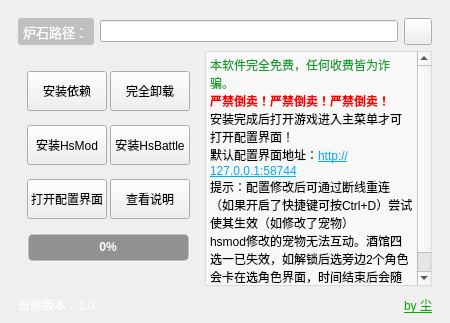
<?xml version="1.0" encoding="UTF-8"?>
<ui version="4.0">
 <class>HsModInstaller</class>
 <widget class="QMainWindow" name="HsModInstaller">
  <property name="geometry">
   <rect>
    <x>0</x>
    <y>0</y>
    <width>450</width>
    <height>323</height>
   </rect>
  </property>
  <property name="sizePolicy">
   <sizepolicy hsizetype="Preferred" vsizetype="Preferred">
    <horstretch>0</horstretch>
    <verstretch>0</verstretch>
   </sizepolicy>
  </property>
  <property name="minimumSize">
   <size>
    <width>450</width>
    <height>300</height>
   </size>
  </property>
  <property name="maximumSize">
   <size>
    <width>600</width>
    <height>400</height>
   </size>
  </property>
  <property name="windowTitle">
   <string>HsMod一键安装程序</string>
  </property>
  <property name="windowIcon">
   <iconset resource="resources.qrc">
    <normaloff>:/icons/野性之心古夫_64x64.ico</normaloff>:/icons/野性之心古夫_64x64.ico</iconset>
  </property>
  <widget class="QWidget" name="centralwidget">
   <property name="sizePolicy">
    <sizepolicy hsizetype="Preferred" vsizetype="Preferred">
     <horstretch>0</horstretch>
     <verstretch>0</verstretch>
    </sizepolicy>
   </property>
   <property name="styleSheet">
    <string notr="true">#centralwidget{border-image: url(:/icons/bg.png)}</string>
   </property>
   <layout class="QVBoxLayout" name="verticalLayout">
    <property name="spacing">
     <number>1</number>
    </property>
    <item>
     <widget class="QWidget" name="widget_2" native="true">
      <property name="sizePolicy">
       <sizepolicy hsizetype="Preferred" vsizetype="Preferred">
        <horstretch>0</horstretch>
        <verstretch>0</verstretch>
       </sizepolicy>
      </property>
      <property name="styleSheet">
       <string notr="true"> #widget_2{background: transparent;}</string>
      </property>
      <layout class="QHBoxLayout" name="horizontalLayout">
       <property name="bottomMargin">
        <number>0</number>
       </property>
       <item>
        <widget class="QLabel" name="label">
         <property name="font">
          <font>
           <pointsize>10</pointsize>
          </font>
         </property>
         <property name="autoFillBackground">
          <bool>false</bool>
         </property>
         <property name="styleSheet">
          <string notr="true">color:rgb(255, 255, 255);
background-color: rgba(0, 0, 0, 50); 
border-radius: 3px;
padding: 2px;</string>
         </property>
         <property name="text">
          <string>炉石路径：</string>
         </property>
         <property name="textFormat">
          <enum>Qt::TextFormat::AutoText</enum>
         </property>
        </widget>
       </item>
       <item>
        <widget class="QLineEdit" name="lineEdit"/>
       </item>
       <item>
        <widget class="QToolButton" name="toolButton">
         <property name="enabled">
          <bool>true</bool>
         </property>
         <property name="minimumSize">
          <size>
           <width>25</width>
           <height>25</height>
          </size>
         </property>
         <property name="text">
          <string/>
         </property>
         <property name="icon">
          <iconset resource="resources.qrc">
           <normaloff>:/icons/文件夹.png</normaloff>:/icons/文件夹.png</iconset>
         </property>
         <property name="iconSize">
          <size>
           <width>20</width>
           <height>20</height>
          </size>
         </property>
        </widget>
       </item>
      </layout>
     </widget>
    </item>
    <item>
     <widget class="QWidget" name="widget" native="true">
      <property name="styleSheet">
       <string notr="true">#widget{ background: transparent;}</string>
      </property>
      <layout class="QHBoxLayout" name="horizontalLayout_2">
       <property name="topMargin">
        <number>5</number>
       </property>
       <item>
        <widget class="QFrame" name="frame">
         <property name="sizePolicy">
          <sizepolicy hsizetype="Fixed" vsizetype="Preferred">
           <horstretch>0</horstretch>
           <verstretch>0</verstretch>
          </sizepolicy>
         </property>
         <property name="autoFillBackground">
          <bool>false</bool>
         </property>
         <property name="styleSheet">
          <string notr="true">#frame{ background: transparent;}</string>
         </property>
         <layout class="QGridLayout" name="gridLayout">
          <property name="topMargin">
           <number>6</number>
          </property>
          <property name="bottomMargin">
           <number>6</number>
          </property>
          <property name="horizontalSpacing">
           <number>3</number>
          </property>
          <property name="verticalSpacing">
           <number>0</number>
          </property>
          <item row="0" column="0">
           <widget class="QPushButton" name="pushButton">
            <property name="sizePolicy">
             <sizepolicy hsizetype="Preferred" vsizetype="Fixed">
              <horstretch>0</horstretch>
              <verstretch>0</verstretch>
             </sizepolicy>
            </property>
            <property name="minimumSize">
             <size>
              <width>0</width>
              <height>40</height>
             </size>
            </property>
            <property name="text">
             <string>安装依赖</string>
            </property>
            <property name="icon">
             <iconset resource="resources.qrc">
              <normaloff>:/icons/安装.png</normaloff>:/icons/安装.png</iconset>
            </property>
           </widget>
          </item>
          <item row="2" column="0">
           <widget class="QPushButton" name="pushButton_3">
            <property name="sizePolicy">
             <sizepolicy hsizetype="Preferred" vsizetype="Fixed">
              <horstretch>0</horstretch>
              <verstretch>0</verstretch>
             </sizepolicy>
            </property>
            <property name="minimumSize">
             <size>
              <width>0</width>
              <height>40</height>
             </size>
            </property>
            <property name="text">
             <string>打开配置界面</string>
            </property>
           </widget>
          </item>
          <item row="2" column="1">
           <widget class="QPushButton" name="illustrateBtn">
            <property name="sizePolicy">
             <sizepolicy hsizetype="Preferred" vsizetype="Fixed">
              <horstretch>0</horstretch>
              <verstretch>0</verstretch>
             </sizepolicy>
            </property>
            <property name="minimumSize">
             <size>
              <width>0</width>
              <height>40</height>
             </size>
            </property>
            <property name="text">
             <string>查看说明</string>
            </property>
           </widget>
          </item>
          <item row="3" column="0" colspan="2">
           <widget class="QProgressBar" name="progressBar">
            <property name="enabled">
             <bool>true</bool>
            </property>
            <property name="minimumSize">
             <size>
              <width>0</width>
              <height>20</height>
             </size>
            </property>
            <property name="styleSheet">
             <string notr="true">QProgressBar {
    border: 2px solid rgba(255, 255, 255, 100); /* 半透明边框 */
    border-radius: 5px;
    background-color: rgba(0, 0, 0, 100);      /* 半透明黑色底色 */
    text-align: center;
    color: white;                               /* 百分比文字颜色 */
    font-weight: bold;
    height: 25px;                               /* 强制高度，变宽 */
}

QProgressBar::chunk {
    background-color: #00aaff;                  /* 进度条颜色（亮蓝色） */
    width: 10px;                                /* 每个进度块的宽度 */
    margin: 0px;                                /* 进度块间距 */
}
</string>
            </property>
            <property name="value">
             <number>0</number>
            </property>
            <property name="alignment">
             <set>Qt::AlignmentFlag::AlignCenter</set>
            </property>
            <property name="textVisible">
             <bool>true</bool>
            </property>
           </widget>
          </item>
          <item row="0" column="1">
           <widget class="QPushButton" name="uninstallBtn">
            <property name="sizePolicy">
             <sizepolicy hsizetype="Preferred" vsizetype="Fixed">
              <horstretch>0</horstretch>
              <verstretch>0</verstretch>
             </sizepolicy>
            </property>
            <property name="minimumSize">
             <size>
              <width>0</width>
              <height>40</height>
             </size>
            </property>
            <property name="text">
             <string>完全卸载</string>
            </property>
            <property name="icon">
             <iconset resource="resources.qrc">
              <normaloff>:/icons/卸载.png</normaloff>:/icons/卸载.png</iconset>
            </property>
           </widget>
          </item>
          <item row="1" column="0">
           <widget class="QPushButton" name="InsHmBtn">
            <property name="sizePolicy">
             <sizepolicy hsizetype="Preferred" vsizetype="Fixed">
              <horstretch>0</horstretch>
              <verstretch>0</verstretch>
             </sizepolicy>
            </property>
            <property name="minimumSize">
             <size>
              <width>0</width>
              <height>40</height>
             </size>
            </property>
            <property name="text">
             <string>安装HsMod</string>
            </property>
           </widget>
          </item>
          <item row="1" column="1">
           <widget class="QPushButton" name="InHbBtn">
            <property name="sizePolicy">
             <sizepolicy hsizetype="Preferred" vsizetype="Fixed">
              <horstretch>0</horstretch>
              <verstretch>0</verstretch>
             </sizepolicy>
            </property>
            <property name="minimumSize">
             <size>
              <width>0</width>
              <height>40</height>
             </size>
            </property>
            <property name="text">
             <string>安装HsBattle</string>
            </property>
           </widget>
          </item>
         </layout>
        </widget>
       </item>
       <item>
        <widget class="QTextBrowser" name="textBrowser">
         <property name="sizePolicy">
          <sizepolicy hsizetype="Expanding" vsizetype="Expanding">
           <horstretch>0</horstretch>
           <verstretch>0</verstretch>
          </sizepolicy>
         </property>
         <property name="minimumSize">
          <size>
           <width>0</width>
           <height>0</height>
          </size>
         </property>
         <property name="maximumSize">
          <size>
           <width>2560</width>
           <height>1920</height>
          </size>
         </property>
         <property name="styleSheet">
          <string notr="true"> background: rgba(255, 255, 255, 150);</string>
         </property>
         <property name="html">
          <string>&lt;!DOCTYPE HTML PUBLIC &quot;-//W3C//DTD HTML 4.0//EN&quot; &quot;http://www.w3.org/TR/REC-html40/strict.dtd&quot;&gt;
&lt;html&gt;&lt;head&gt;&lt;meta name=&quot;qrichtext&quot; content=&quot;1&quot; /&gt;&lt;meta charset=&quot;utf-8&quot; /&gt;&lt;style type=&quot;text/css&quot;&gt;
p, li { white-space: pre-wrap; }
hr { height: 1px; border-width: 0; }
li.unchecked::marker { content: &quot;\2610&quot;; }
li.checked::marker { content: &quot;\2612&quot;; }
&lt;/style&gt;&lt;/head&gt;&lt;body style=&quot; font-family:'Microsoft YaHei UI'; font-size:9pt; font-weight:400; font-style:normal;&quot;&gt;
&lt;p style=&quot; margin-top:0px; margin-bottom:0px; margin-left:0px; margin-right:0px; -qt-block-indent:0; text-indent:0px;&quot;&gt;&lt;span style=&quot; color:#129e30;&quot;&gt;本软件完全免费，任何收费皆为诈骗。&lt;/span&gt;&lt;/p&gt;
&lt;p style=&quot; margin-top:0px; margin-bottom:0px; margin-left:0px; margin-right:0px; -qt-block-indent:0; text-indent:0px;&quot;&gt;&lt;span style=&quot; font-weight:700; color:#ff0000;&quot;&gt;严禁倒卖！严禁倒卖！严禁倒卖！&lt;/span&gt;&lt;/p&gt;
&lt;p style=&quot; margin-top:0px; margin-bottom:0px; margin-left:0px; margin-right:0px; -qt-block-indent:0; text-indent:0px;&quot;&gt;安装完成后打开游戏进入主菜单才可打开配置界面！&lt;/p&gt;
&lt;p style=&quot; margin-top:0px; margin-bottom:0px; margin-left:0px; margin-right:0px; -qt-block-indent:0; text-indent:0px;&quot;&gt;默认配置界面地址：&lt;a href=&quot;http://127.0.0.1:58744&quot;&gt;&lt;span style=&quot; text-decoration: underline; color:#00aaff;&quot;&gt;http://127.0.0.1:58744&lt;/span&gt;&lt;/a&gt;&lt;/p&gt;
&lt;p style=&quot; margin-top:0px; margin-bottom:0px; margin-left:0px; margin-right:0px; -qt-block-indent:0; text-indent:0px;&quot;&gt;提示：配置修改后可通过断线重连（如果开启了快捷键可按Ctrl+D）尝试使其生效（如修改了宠物）&lt;/p&gt;
&lt;p style=&quot; margin-top:0px; margin-bottom:0px; margin-left:0px; margin-right:0px; -qt-block-indent:0; text-indent:0px;&quot;&gt;hsmod修改的宠物无法互动。酒馆四选一已失效，如解锁后选旁边2个角色会卡在选角色界面，时间结束后会随机选中间2个之一。&lt;/p&gt;&lt;/body&gt;&lt;/html&gt;</string>
         </property>
         <property name="openExternalLinks">
          <bool>true</bool>
         </property>
        </widget>
       </item>
      </layout>
     </widget>
    </item>
    <item>
     <widget class="QWidget" name="widget_3" native="true">
      <layout class="QHBoxLayout" name="horizontalLayout_3">
       <property name="topMargin">
        <number>0</number>
       </property>
       <property name="bottomMargin">
        <number>0</number>
       </property>
       <item>
        <widget class="QLabel" name="label_3">
         <property name="text">
          <string>&lt;html&gt;&lt;head/&gt;&lt;body&gt;&lt;p&gt;&lt;span style=&quot; color:#ffffff;&quot;&gt;当前版本：1.0&lt;/span&gt;&lt;/p&gt;&lt;/body&gt;&lt;/html&gt;</string>
         </property>
        </widget>
       </item>
       <item>
        <widget class="QLabel" name="label_2">
         <property name="styleSheet">
          <string notr="true"/>
         </property>
         <property name="text">
          <string>&lt;html&gt;&lt;head/&gt;&lt;body&gt;&lt;p align=&quot;right&quot;&gt;&lt;a href=&quot;https://github.com/Stardustll/HsModInstaller&quot;&gt;&lt;span style=&quot; text-decoration: underline; color:#00aa00;&quot;&gt;by 尘&lt;/span&gt;&lt;/a&gt;&lt;/p&gt;&lt;/body&gt;&lt;/html&gt;</string>
         </property>
         <property name="alignment">
          <set>Qt::AlignmentFlag::AlignRight|Qt::AlignmentFlag::AlignTrailing|Qt::AlignmentFlag::AlignVCenter</set>
         </property>
        </widget>
       </item>
      </layout>
     </widget>
    </item>
   </layout>
  </widget>
 </widget>
 <resources>
  <include location="resources.qrc"/>
 </resources>
 <connections/>
</ui>
